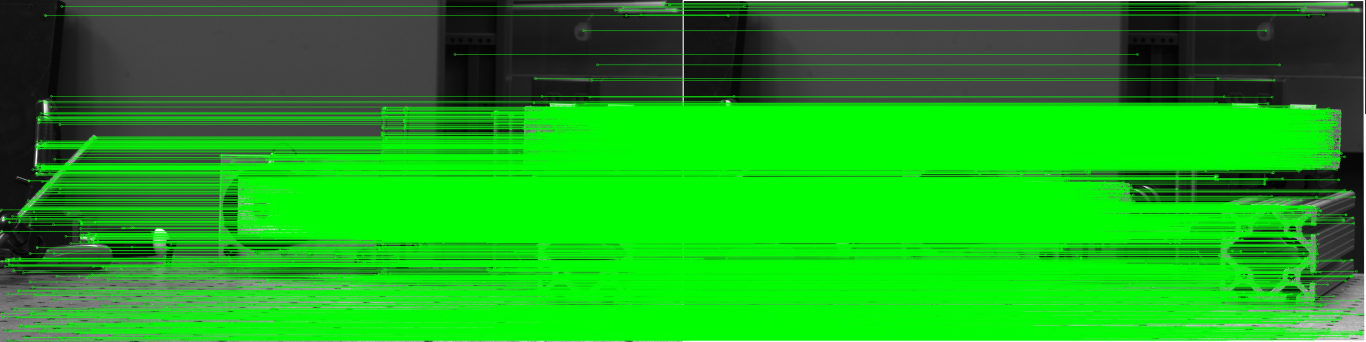
#> input picture buggy/tracks.jpg, 4096 x 1024 px, given in place of A_run001_seq007_0011.tiff, which was not available (shown at 1/3 size)
$ python sv_detect_more.py
#> lines starting #> are read from the running program, lines starting #| are printed output that depends on the picture; after the words box and inside, x2 and y2 are one past the last pixel; in counts of white or black regions, pixels touching at a corner belong together; pictures that were not available may be replaced by others from this repository, and a replacement may not be noted
# -*- coding: utf-8 -*-
"""
Created on Mon Jul 22 10:22:21 2019

@author: svutukur
"""

import numpy as np
import cv2


def corner_detector(gray,write_name):
    p0 = cv2.goodFeaturesToTrack(gray, **feature_params)

    img = gray

    for k in range(0,len(p0)):
        img = cv2.circle(color,(p0[k][0][0],p0[k][0][1]), radius = 10, color = (0,0,255), thickness=-1)

    cv2.imwrite(write_name,img)

    return len(p0)

######################################################## MAIN ############## #############################
if __name__ == "__main__":

   #list_names = ['C:/Users/svutukur/Documents/tbw1_data/A_Run143_Seq' + str(i) + '_00001.tif' for i in range(6,9)]
   #list_names = ['C:/Users/svutukur/Documents/multi_track/cam2_' + '0000' + str(i) + '.tif' for i in range(1,8)]
   #list_names = ['C:/Users/svutukur/Documents/fancy_wand/cam1_' + '000' + str(i) + '.tif' for i in range(10,20)]
   list_names = ['C:/Users/svutukur/Documents/tbw3_sample_data/run001/seq007/A_run001_seq007_00' + str(i) + '.tiff' for i in range(11,15)]

   A = np.zeros((len(list_names),4))

   for i in range(0,len(list_names)):

       high_res = cv2.imread(list_names[i],0)
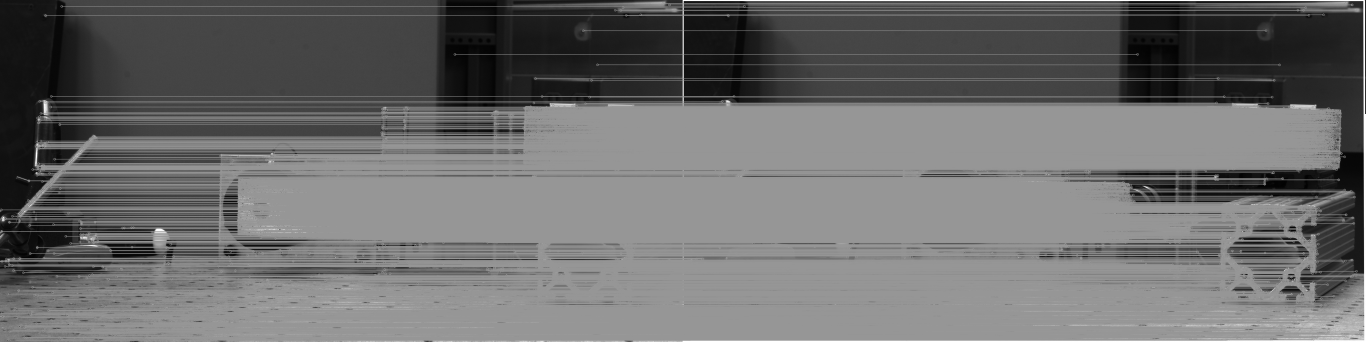
#> high_res: shape (1024, 4096) (shown at 1/3 size); min 0, max 255, mean 107.9
       color = cv2.imread(list_names[i])
#> color is the input picture: shape (1024, 4096, 3); mean B, G, R 28.4, 164.3, 28.1

       feature_params = dict(maxCorners = 100,
                           qualityLevel = 0.3,
                           minDistance = 7,
                           blockSize = 7,
                           gradientSize = 7,
                           mask = None)

       low_res = cv2.pyrDown(high_res) #create Gaussian pyramid (turn down the resolution to find more corners)
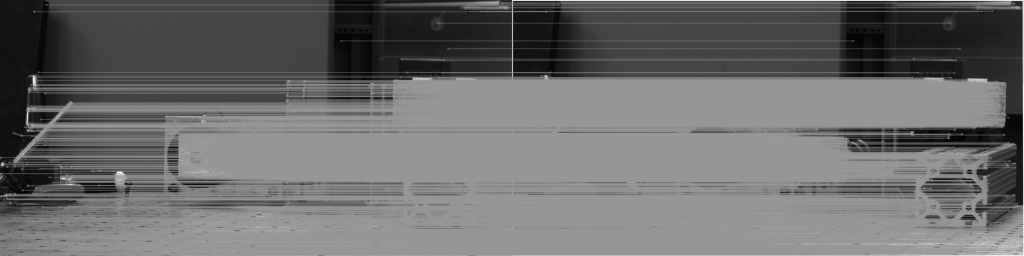
#> low_res: shape (512, 2048) (shown at 1/2 size); min 2, max 255, mean 107.9

       #blur image --> apply thresholing --> apply binary thresholding again
       blur = cv2.medianBlur(high_res,5)
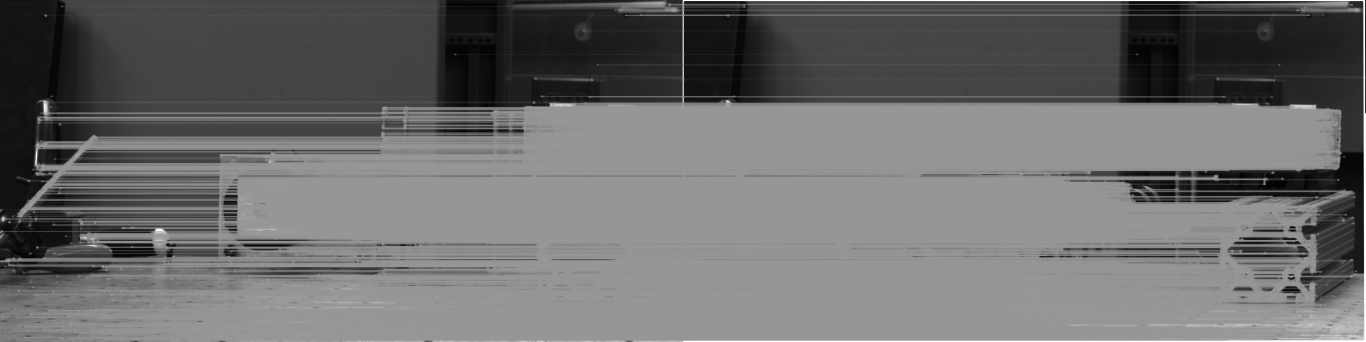
#> blur: shape (1024, 4096) (shown at 1/3 size); min 2, max 255, mean 107.7
       ret,thresh_init = cv2.threshold(blur,15,255 ,cv2.THRESH_BINARY)
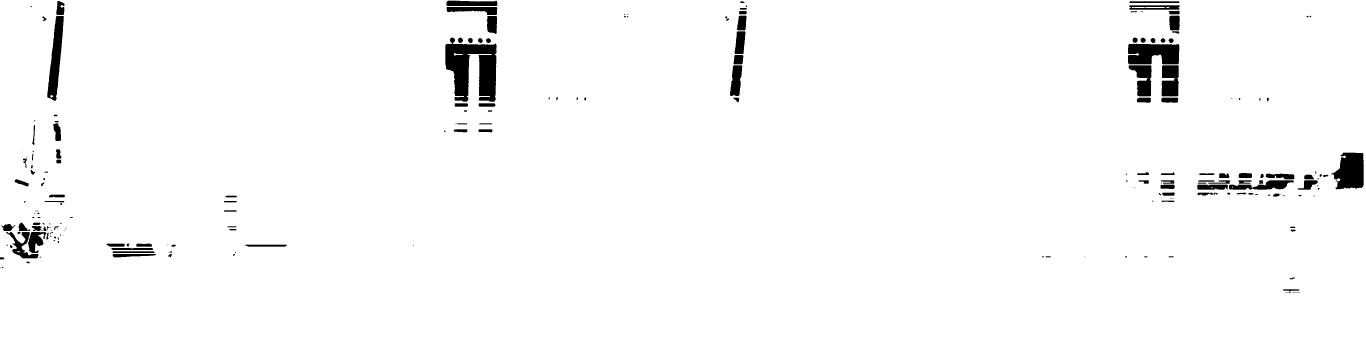
#> thresh_init: shape (1024, 4096) (shown at 1/3 size); 97.6% white; 214 black regions (66 under 20 px), largest, box (x1, y1, x2, y2) and area: (1336, 112, 1490, 305) 18640, (3384, 131, 3538, 193) 8274, (3994, 458, 4091, 568) 8028
       thresh_img=cv2.adaptiveThreshold(thresh_init,255,cv2.ADAPTIVE_THRESH_GAUSSIAN_C,\
                cv2.THRESH_BINARY,11,2) #apply adaptive and binary thresholding again
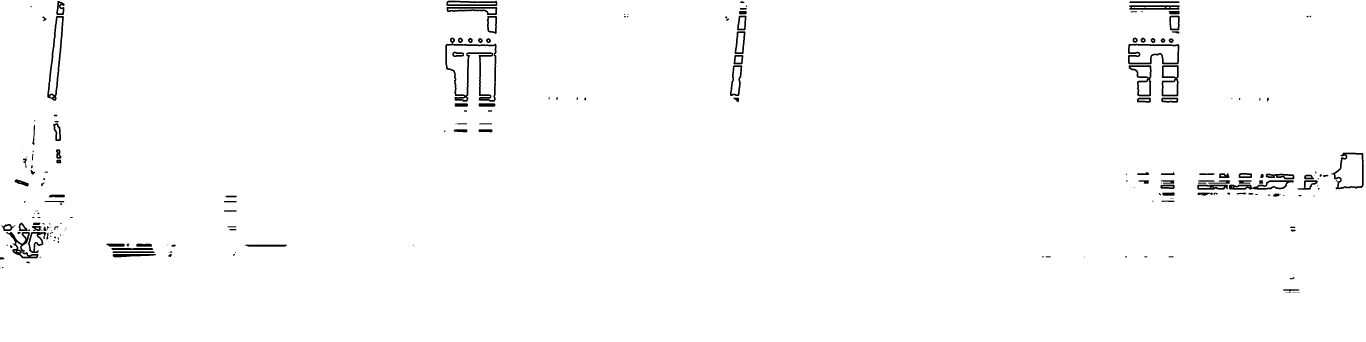
#> thresh_img: shape (1024, 4096) (shown at 1/3 size); 98.7% white; 215 black regions (66 under 20 px), largest, box (x1, y1, x2, y2) and area: (1336, 112, 1490, 305) 5523, (142, 48, 192, 302) 2720, (3384, 131, 3538, 193) 2521


       A[i][0] = i
       A[i][1] = corner_detector(high_res,'frameOG.jpg')
#> in corner_detector, `p0 = cv2.goodFeaturesToTrack(gray, **feature_params)`: p0 = 19 rows, first 8: [2053, 5], [4087, 5], [2054, 30], [2053, 45], [2178, 303], [109, 519], [2053, 290], [10, 651]
#> the loop in corner_detector, `for k in range(0,len(p0)):` made 19 passes
       A[i][2] = corner_detector(low_res,'frameLow.jpg')
#> in corner_detector (call 2), `p0 = cv2.goodFeaturesToTrack(gray, **feature_params)`: p0 = 16 rows, first 8: [1026, 1], [2042, 4], [66, 152], [4, 330], [1091, 153], [822, 158], [1029, 23], [54, 260]
#> the loop in corner_detector (call 2), `for k in range(0,len(p0)):` made 16 passes
       A[i][3] = corner_detector(thresh_img,'frameThresh.jpg')
#> in corner_detector (call 3), `p0 = cv2.goodFeaturesToTrack(gray, **feature_params)`: p0 = 100 rows, first 8: [3405, 120], [183, 612], [1357, 120], [132, 537], [153, 288], [2178, 51], [3429, 120], [74, 486]
#> pass 2 of the loop `for i in range(0,len(list_names)):`:
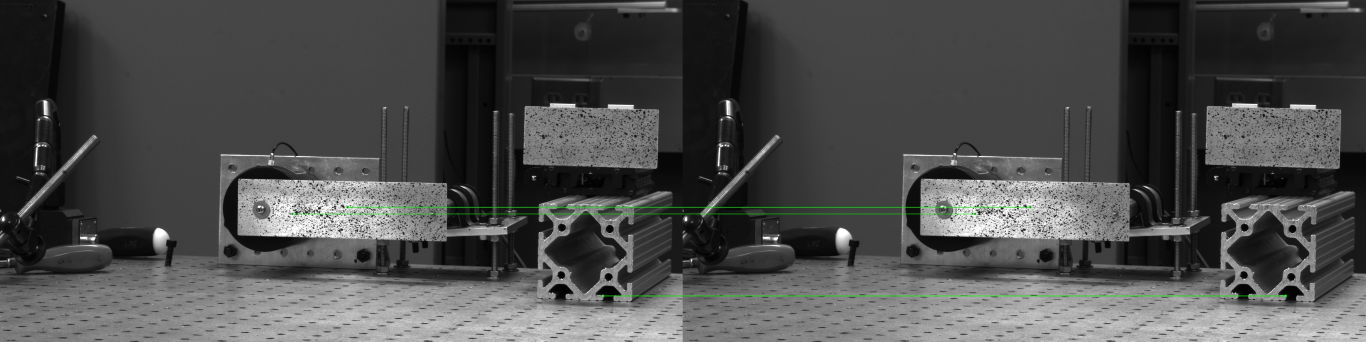
#> input picture buggy/tracks1.jpg, 4096 x 1024 px, given in place of A_run001_seq007_0012.tiff, which was not available (shown at 1/3 size)
#> color is the input picture: shape (1024, 4096, 3); mean B, G, R 75.9, 76.5, 75.9
#> `ret,thresh_init = cv2.threshold(blur,15,255 ,cv2.THRESH_BINARY)`:
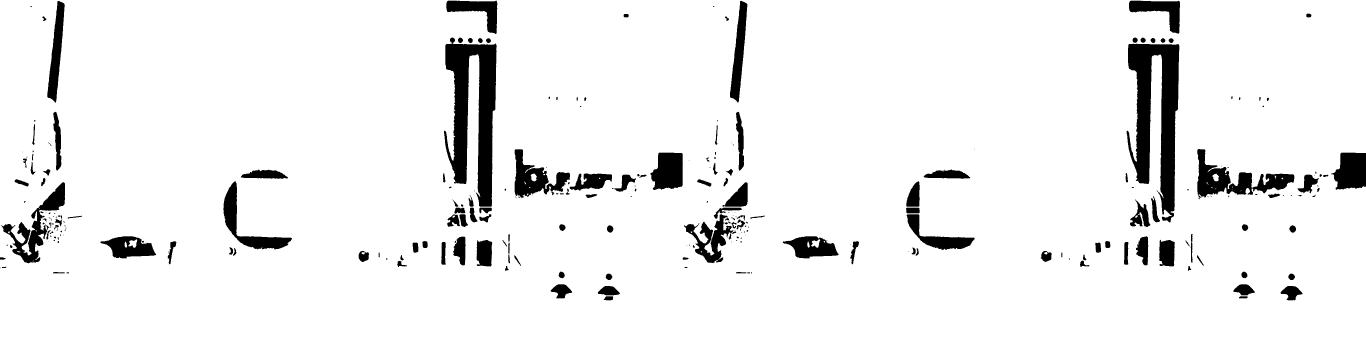
#> thresh_init: shape (1024, 4096) (shown at 1/3 size); 93.4% white; 297 black regions (120 under 20 px), largest, box (x1, y1, x2, y2) and area: (3380, 131, 3538, 667) 44218, (1332, 112, 1490, 620) 43373, (3592, 447, 3883, 593) 15509
#> thresh_img: shape (1024, 4096); 97.3% white; 305 black regions (120 under 20 px), largest, box (x1, y1, x2, y2) and area: (3380, 131, 3538, 667) 11382, (1332, 112, 1490, 620) 10851, (4, 547, 195, 790) 6601
#> p0 = 100 rows, first 8: [956, 625], [3645, 531], [1598, 530], [3003, 625], [3005, 635], [957, 635], [242, 712], [2290, 712]
#> p0 = 67 rows, first 8: [1091, 152], [67, 152], [4, 329], [1028, 329], [1164, 358], [140, 358], [121, 356], [1145, 356]
#> p0 = 100 rows, first 8: [3405, 120], [1357, 120], [26, 697], [130, 670], [1915, 525], [426, 725], [3429, 120], [74, 486]
#> the loop in corner_detector (call 6), `for k in range(0,len(p0)):` made 100 passes
#> after the loop in corner_detector (call 6), `for k in range(0,len(p0)):`:
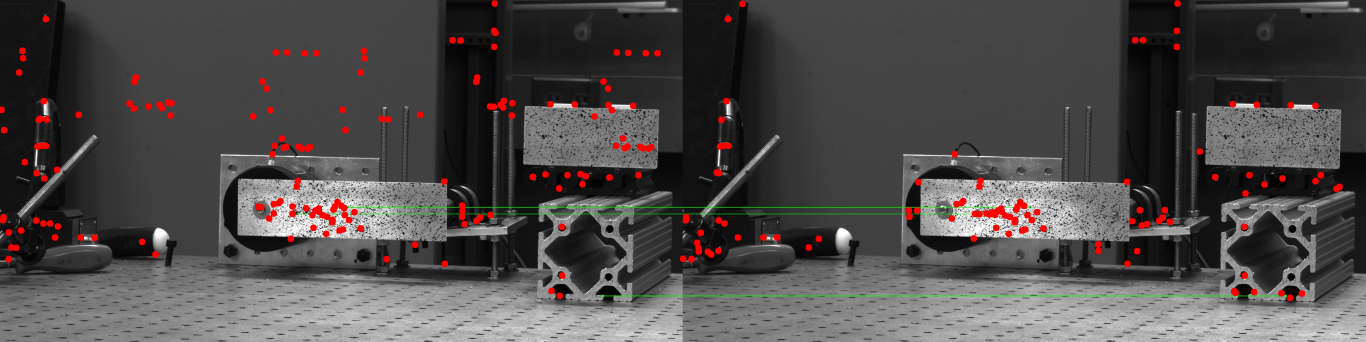
#> color: shape (1024, 4096, 3) (shown at 1/3 size); mean B, G, R 74.5, 75.1, 79.2
#> (the run stopped early here; a loop or call above may not have finished)
